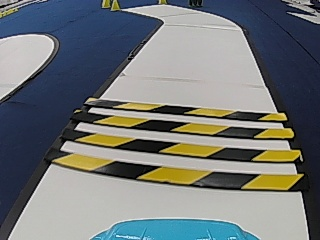
#> input picture works/6.4/Part3/data_detection/Images/3.jpg, 320 x 240 px, found by its file name
$ python TaskF3.py
#> lines starting #> are read from the running program, lines starting #| are printed output that depends on the picture; after the words box and inside, x2 and y2 are one past the last pixel; in counts of white or black regions, pixels touching at a corner belong together
import cv2
import numpy as np

image = cv2.imread("3.jpg")
#> image is the input picture: shape (240, 320, 3); mean B, G, R 120.5, 120.2, 115.4
hsv = cv2.cvtColor(image, cv2.COLOR_BGR2HSV)
#> hsv: shape (240, 320, 3); mean H, S, V 64.8, 69.6, 132.1

# 定义红色范围
lower_red = np.array([0, 50, 50])
upper_red = np.array([10, 255, 255])
mask1 = cv2.inRange(hsv, lower_red, upper_red)
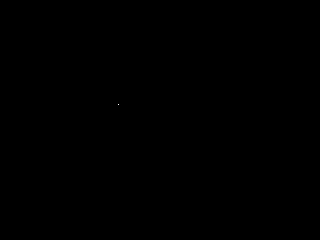
#> mask1: shape (240, 320); 0% white in thin lines or dots, all inside (x1, y1, x2, y2) = (118, 104, 119, 105)

lower_red = np.array([170, 50, 50])
upper_red = np.array([180, 255, 255])
mask2 = cv2.inRange(hsv, lower_red, upper_red)
#> mask2: shape (240, 320); every value is 0

# 组合掩码
mask = cv2.bitwise_or(mask1, mask2)

# 形态学处理
kernel = cv2.getStructuringElement(cv2.MORPH_RECT, (5, 5))
opened = cv2.morphologyEx(mask, cv2.MORPH_OPEN, kernel)

# 查找轮廓
contours, _ = cv2.findContours(opened, cv2.RETR_EXTERNAL, cv2.CHAIN_APPROX_SIMPLE)
#> contours = []

# 绘制外接矩形
min_area = 1000 # 面积阈值
for contour in contours:
    area = cv2.contourArea(contour)
    if area < min_area:
        continue
    x, y, w, h = cv2.boundingRect(contour)
    cv2.rectangle(image, (x, y), (x+w, y+h), (0, 0, 255), 3)
#> this loop made 0 passes

cv2.imshow("result", image)
cv2.waitKey(0)
cv2.destroyAllWindows
